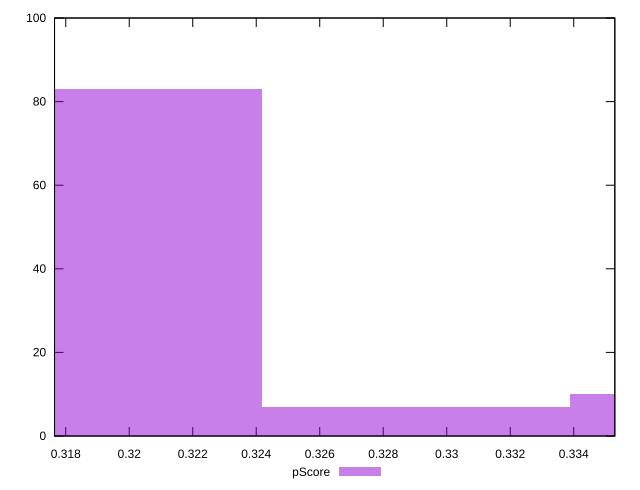

The script that saved this image:
reset

$pScore <<EOF
0.3193530578436671 83
0.3387077886220711 10
0.3290304232328691 7
EOF

set key outside below
set boxwidth 0.009677365389202032
set xrange [0.3176470588235294:0.33529411764705885]
set yrange [0:100]
set trange [0:100]
set style fill transparent solid 0.5 noborder
set terminal svg size 640, 490 enhanced background rgb 'white'
set output "report_00018_2021-02-10T15-25-16.877Z/unused-javascript/samples/pages+cached+noadtech+nomedia/pScore/histogram.svg"

plot $pScore title "pScore" with boxes

reset
